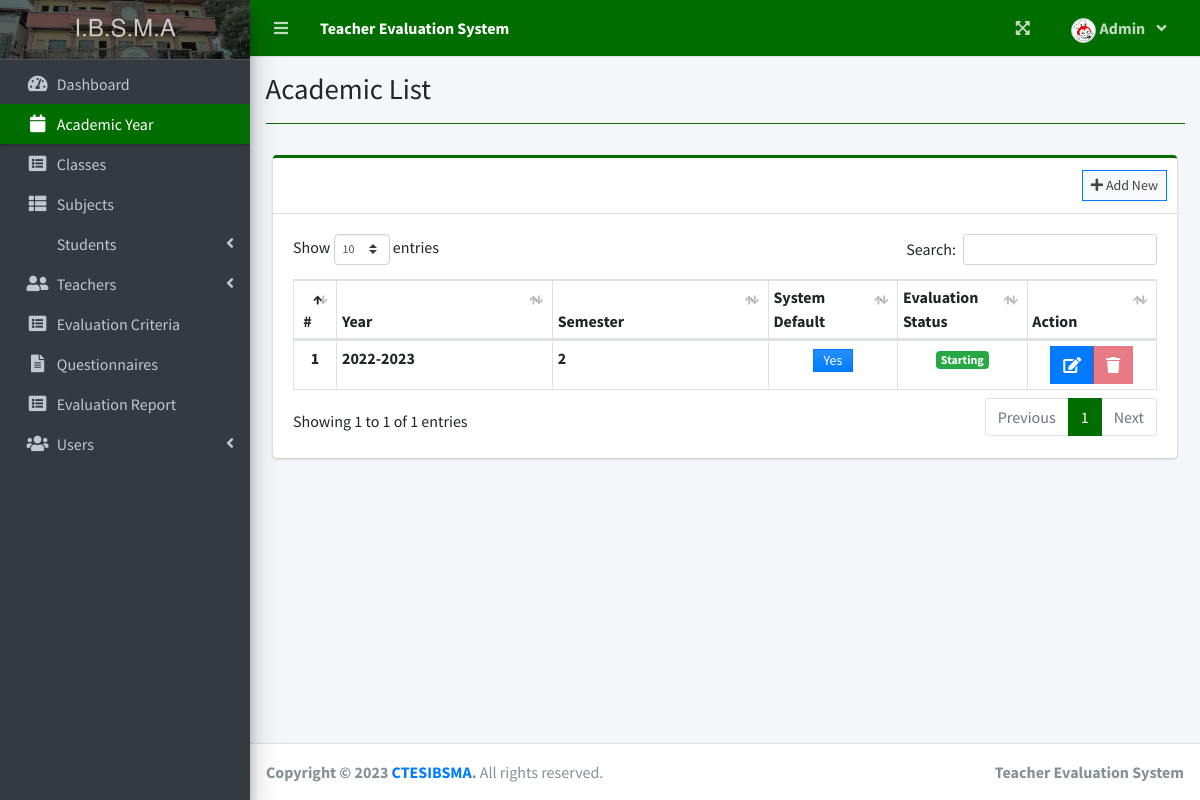
The page /index.php?page=academic_list (signed in) on the database its author committed.
### tables this page shows
CREATE TABLE `academic_list` (
  `id` int(30) NOT NULL,
  `year` text NOT NULL,
  `semester` int(30) NOT NULL,
  `is_default` tinyint(1) NOT NULL DEFAULT 0,
  `status` int(1) NOT NULL DEFAULT 0 COMMENT '0=Pending,1=Start,2=Closed'
);

### admin/academic_list.php (the view, shortened to what this page needs)
<?php include'db_connect.php' ?>
<div class="col-lg-12">
	<div class="card card-outline card-primary">
		<div class="card-header">
			<div class="card-tools">
				<a class="btn btn-block btn-sm btn-default btn-flat border-primary new_academic" href="javascript:void(0)"><i class="fa fa-plus"></i> Add New</a>
			</div>
		</div>
		<div class="card-body">
			<table class="table table-sm  table-hover table-bordered" id="list">
				<colgroup>
					<col width="5%">
					<col width="25%">
					<col width="25%">
					<col width="15%">
					<col width="15%">
					<col width="15%">
				</colgroup>
				<thead>
					<tr>
						<th class="text-center">#</th>
						<th>Year</th>
						<th>Semester</th>
						<th>System Default</th>
						<th>Evaluation Status</th>
						<th>Action</th>
					</tr>
				</thead>
				<tbody>
					<?php
					$i = 1;
					$qry = $conn->query("SELECT * FROM academic_list order by abs(year) desc,abs(semester) desc ");
					while($row= $qry->fetch_assoc()):
					?>
					<tr>
						<th class="text-center"><?php echo $i++ ?></th>
						<td><b><?php echo $row['year'] ?></b></td>
						<td><b><?php echo $row['semester'] ?></b></td>
						<td class="text-center">
							<?php if($row['is_default'] == 0): ?>
								<button type="button" class="btn btn-secondary bg-gradient-secondary col-sm-4 btn-flat btn-sm px-1 py-0 make_default" data-id="<?php echo $row['id'] ?>">No</button>
							<?php else: ?>
								<button type="button" class="btn btn-primary bg-gradient-primary col-sm-4 btn-flat btn-sm px-1 py-0">Yes</button>
							<?php endif; ?>
						</td>
						<td class="text-center">
							<?php if($row['status'] == 0): ?>
								<span class="badge badge-secondary">Not yet Started</span>
							<?php elseif($row['status'] == 1): ?>
								<span class="badge badge-success">Starting</span>
							<?php elseif($row['status'] == 2): ?>
								<span class="badge badge-primary">Closed</span>
							<?php endif; ?>
						</td>
						<td class="text-center">
		                    <div class="btn-group">
		                        <a href="javascript:void(0)" data-id='<?php echo $row['id'] ?>' class="btn btn-primary btn-flat manage_academic">
		                          <i class="fas fa-edit"></i>
		                        </a>
								<?php if($row['is_default'] == 0): ?>
									<button type="button" class="btn btn-danger btn-flat delete_academic" data-id="<?php echo $row['id'] ?>">
		                          <i class="fas fa-trash"></i>
		                        </button>
							<?php else: ?>
							   <button disabled title='Delete is disabled' type="button" class="btn btn-danger btn-flat delete_academic" data-id="<?php echo $row['id'] ?>">
		                          <i class="fas fa-trash"></i>
		                        </button>
							<?php endif; ?>
	                      </div>
						</td>
					</tr>
				<?php endwhile; ?>
				</tbody>
			</table>
		</div>
	</div>
</div>

### index.php (style rules this page uses)
.card-outline { border-color: #026e02 !important; }

### rows shown on the page
academic_list: year "2022-2023", semester "2", is_default "Yes", status "Starting"

### other values the page prints
$_SESSION['system']['name'] "Teacher Evaluation System"
$_SESSION['login_firstname'] "Admin"
$title "Academic List"
